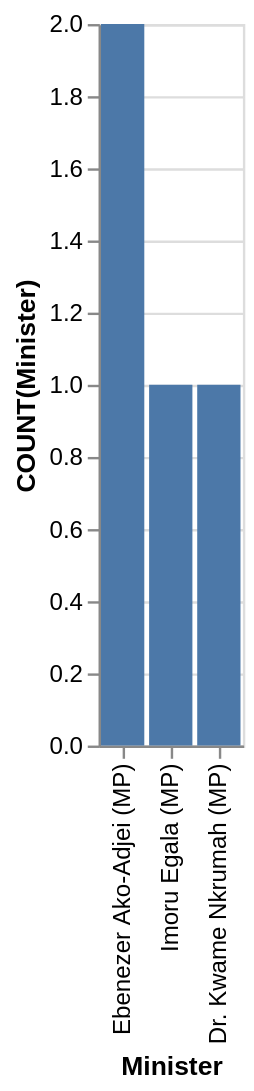

Describe this chart as a Vega-Lite specification.
### Vega-Lite specification from a JSON file in a GitHub repository (floating-point values rounded to 4 significant figures)
{"data": {"values": [{"x_data": "Ebenezer Ako-Adjei (MP)", "y_data": 2}, {"x_data": "Imoru Egala (MP)", "y_data": 1}, {"x_data": "Dr. Kwame Nkrumah (MP)", "y_data": 1}]}, "mark": "bar", "encoding": {"x": {"field": "x_data", "type": "nominal", "title": "Minister", "sort": {"op": "sum", "field": "y_data", "order": "descending"}}, "y": {"field": "y_data", "type": "quantitative", "title": "COUNT(Minister)"}}}
